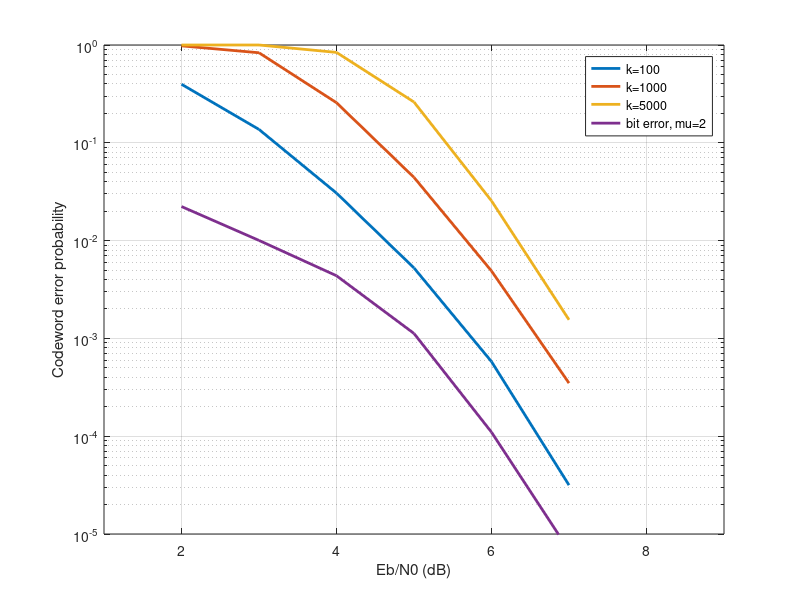

Reproduce this figure in MATLAB.
x = 2:7;
y_100 = [3.97e-1 1.37e-1 3.06e-2 5.25e-3 5.79e-4 3.16e-5];
y_1000 = [9.8e-1 8.33e-1 2.57e-1 4.43e-02 4.89e-03 3.49e-04];
y_5000 = [1 1 8.40e-01 2.61e-01 2.55e-02 1.55e-03];

pb1 = [1.79e-02 4.43e-03 8.67e-04 1.41e-04 1.29e-05 6.80e-07];
pb2 = [2.37e-02 1.18e-02 3.18e-03 5.19e-04 5.58e-05 3.91e-06];
pb3 = [2.53e-02 1.39e-02 9.07e-03 2.71e-03 2.61e-04 1.58e-05];
A = zeros(6, 3);
A(:,1) = pb1;
A(:,2) = pb2;
A(:,3) = pb3;
pb = mean(A, 2);

semilogy(x, y_100,'LineWidth',2), grid, hold on
% semilogy(x, y_ht,'LineWidth',2)
semilogy(x, y_1000,'LineWidth',2)
% semilogy(x, y_st,'LineWidth',2)
semilogy(x, y_5000,'LineWidth',2)
semilogy(x, pb,'LineWidth',2)
xlim([1 9])
xlabel('Eb/N0 (dB)')
ylabel('Codeword error probability')
legend('k=100', 'k=1000', 'k=5000', 'bit error, mu=2')
axis([1 9 1e-5 1])
